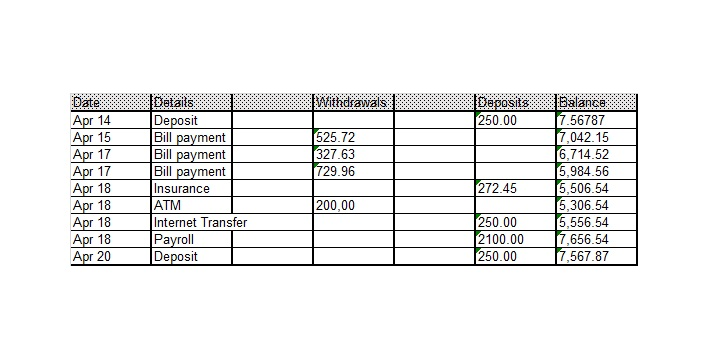
#> input picture 60200291-morphlogical-hit-or-miss/1.jpg, 720 x 341 px
$ python morphlogical_hit_or_miss.py
#> lines starting #> are read from the running program, lines starting #| are printed output that depends on the picture; after the words box and inside, x2 and y2 are one past the last pixel; in counts of white or black regions, pixels touching at a corner belong together
import cv2
import numpy as np

# Load image, grayscale, Otsu's threshold
image = cv2.imread('1.jpg')
#> image is the input picture: shape (341, 720, 3); mean B, G, R 237.8, 238, 238
gray = cv2.cvtColor(image, cv2.COLOR_BGR2GRAY)
thresh = cv2.threshold(gray, 0, 255, cv2.THRESH_BINARY_INV + cv2.THRESH_OTSU)[1]
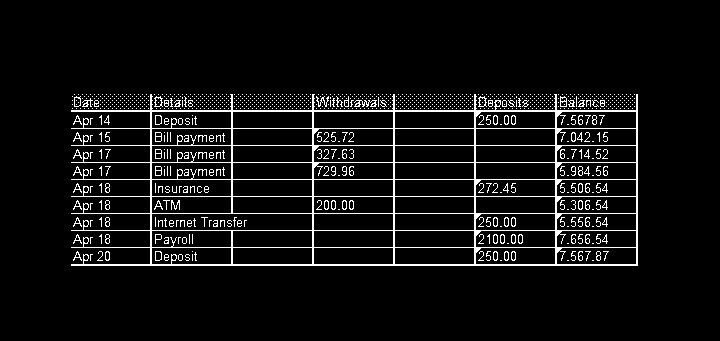
#> thresh: shape (341, 720); 6.3% white in thin lines or dots, all inside (x1, y1, x2, y2) = (71, 94, 638, 266)

# Perform morphological hit or miss operation
kernel = np.array([[-1,-1,-1], [-1,1,-1], [-1,-1,-1]])
dot_mask = cv2.filter2D(thresh, -1, kernel)
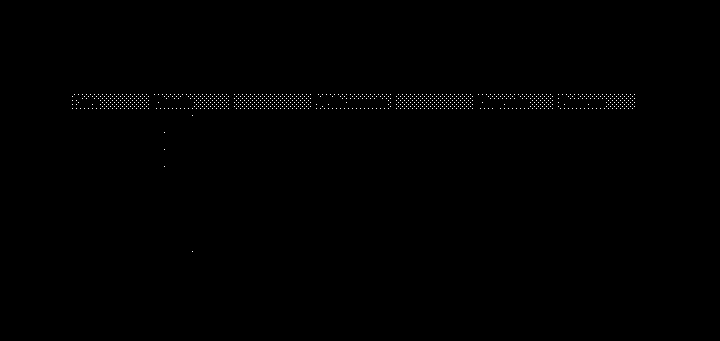
#> dot_mask: shape (341, 720); 0.34% white in thin lines or dots, all inside (x1, y1, x2, y2) = (72, 94, 635, 252)

# Bitwise-xor mask with binary image to remove dots
result = cv2.bitwise_xor(thresh, dot_mask)
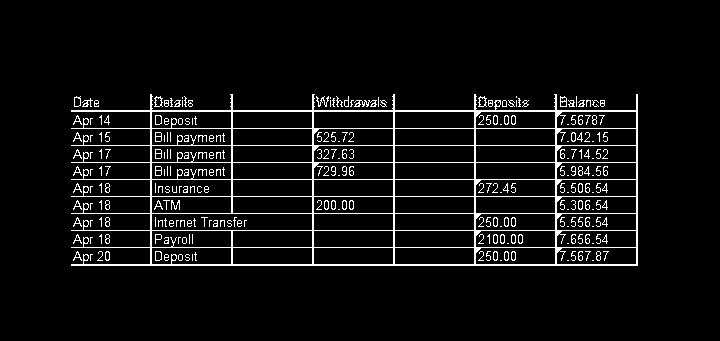
#> result: shape (341, 720); 6% white in thin lines or dots, all inside (x1, y1, x2, y2) = (71, 94, 638, 266)

# Dilate to fix damaged text pixels
# since the text quality has decreased from thresholding
# then bitwise-and with input image
kernel = cv2.getStructuringElement(cv2.MORPH_RECT, (2,2))
dilate = cv2.dilate(result, kernel, iterations=1)
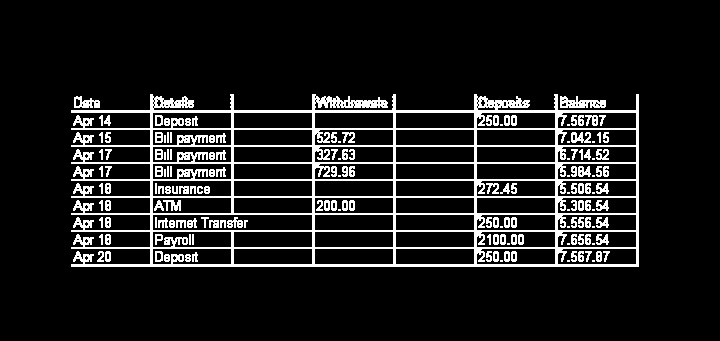
#> dilate: shape (341, 720); 11.1% white in thin lines or dots, all inside (x1, y1, x2, y2) = (71, 94, 639, 267)
result = cv2.bitwise_and(image, image, mask=dilate)
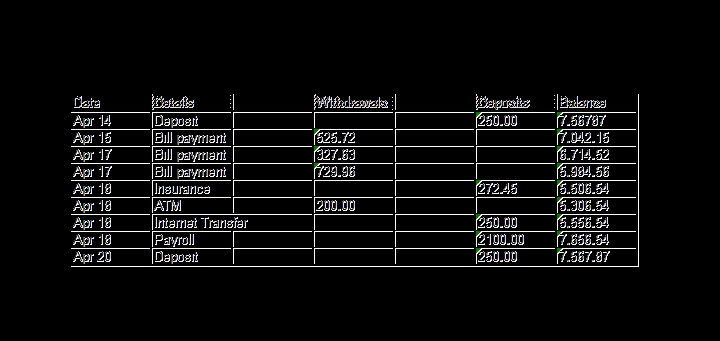
#> result: shape (341, 720, 3); mean B, G, R 13.5, 13.4, 13.3
result[dilate==0] = [255,255,255]
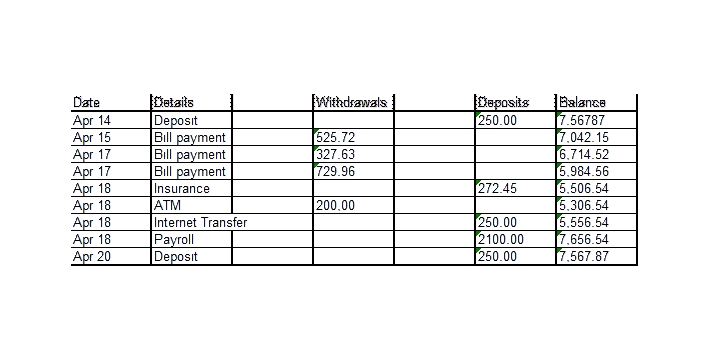
#> result: shape (341, 720, 3); mean B, G, R 240.1, 240, 240

cv2.imshow('dot_mask', dot_mask)
cv2.imshow('thresh', thresh)
cv2.imshow('result', result)
cv2.imshow('dilate', dilate)
cv2.waitKey()
